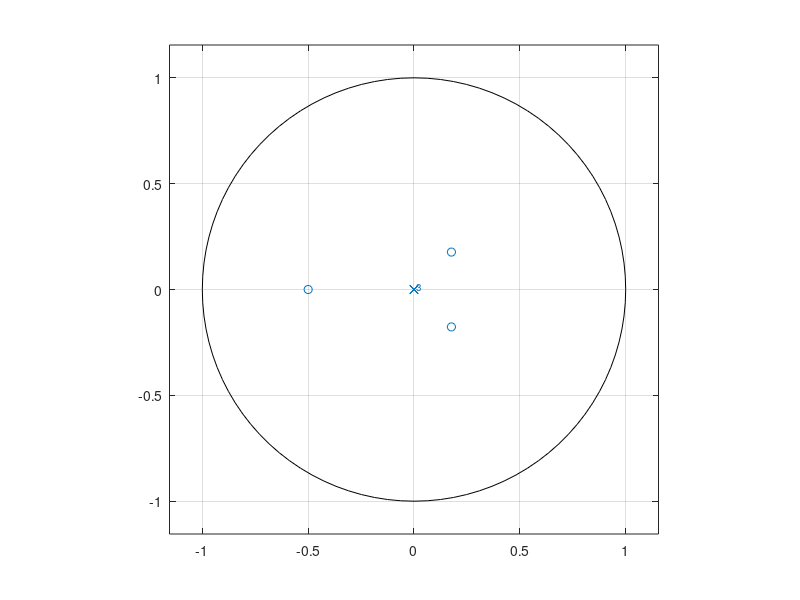
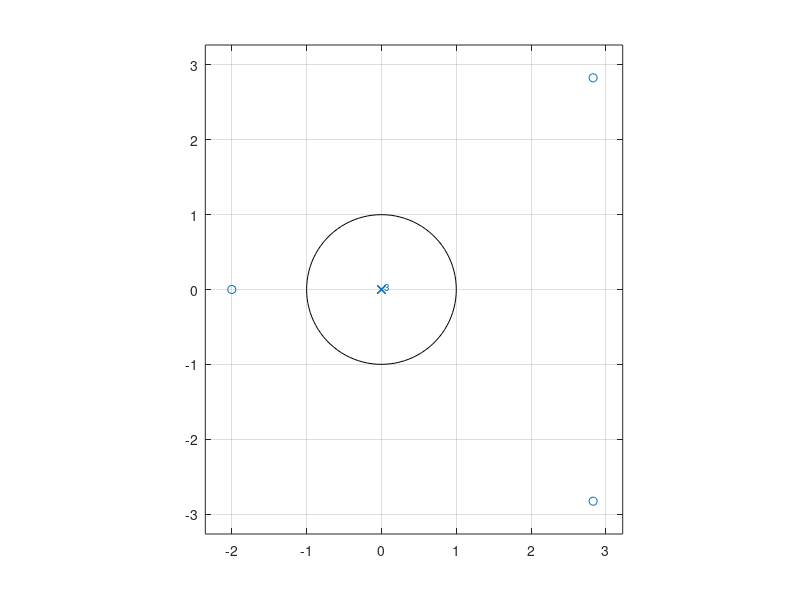
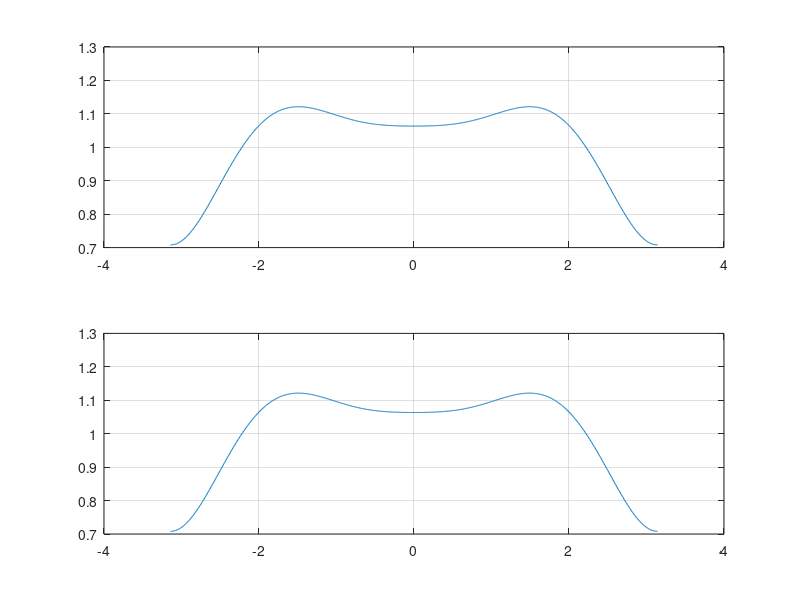
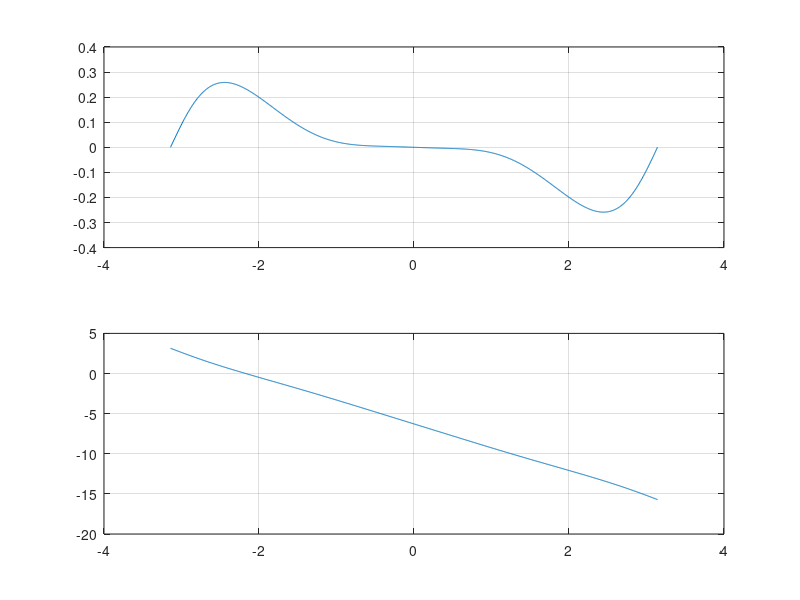

MATLAB code to generate these figures, in order:
clear all
close all
clc
w_1=pi/4;
z_1=[1 1/2];z_2=[1 -1/4*exp(i*w_1)];z_3=[1 -1/4*exp(-i*w_1)];z_4=[1/2 1];z_5=[-1/4*exp(i*w_1) 1];z_6=[-1/4*exp(-i*w_1) 1];
w=linspace(-pi,pi,1000);
h_1=freqz(conv(conv(z_1,z_2),z_3),1,w);h_2=freqz(conv(conv(z_4,z_5),z_6),1,w);
zplane(conv(conv(z_1,z_2),z_3));
figure
zplane(conv(conv(z_4,z_5),z_6));
figure
subplot(211);plot(w,abs(h_1));grid on;
subplot(212);plot(w,abs(h_2));grid on;
figure
subplot(211);plot(w,unwrap(angle(h_1)));grid on;
subplot(212);plot(w,unwrap(angle(h_2)));grid on;
